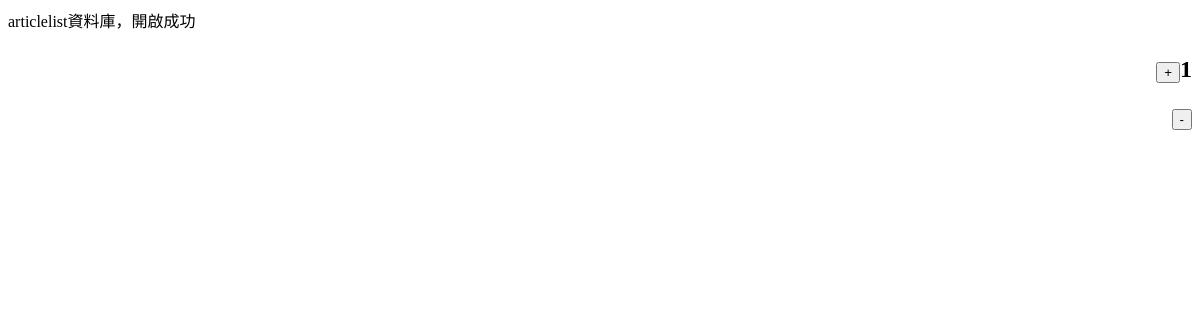
/get_article.php?listId=1, run on an earlier commit of the app's database.
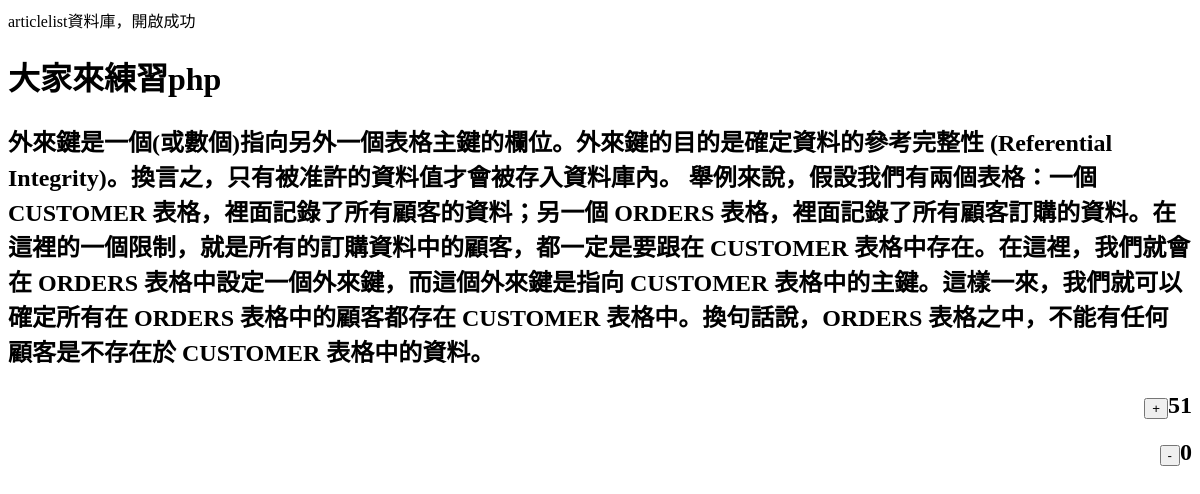
And on a later commit of the database.
### tables this page shows
CREATE TABLE IF NOT EXISTS `article` (
  `listId` varchar(10) NOT NULL,
  `userId` varchar(10) NOT NULL,
  `title` varchar(10) NOT NULL,
  `article` text NOT NULL,
  `good` int(11) NOT NULL,
  `bad` int(11) NOT NULL,
  PRIMARY KEY (`listId`,`userId`),
  KEY `userId` (`userId`)
);

### get_article.php (the view, shortened to what this page needs)
<!doctype html>
<html>
<head>
</head>
<body>
<?php
$art_ID=$_GET["listId"];
$link=mysqli_connect("localhost","root","usbw","articlelist")or die("無法開啟articlelist資料庫");
echo "articlelist資料庫，開啟成功";
mysqli_query($link, 'SET NAMES utf8');
$sql="SELECT* FROM article WHERE listId=" . $art_ID ;
$result=mysqli_query($link,$sql);
$row=mysqli_fetch_assoc($result);
$Title=$row["title"];
$Article=$row["article"];
$Good=$row["good"];
$Bad=$row["bad"];
?>
<h1 style="font-size: xx-large"><?php echo $Title?></h1>
<h3 style="font-size: x-large"><?php echo $Article?></h3>
<h2 style="text-align: right"><input type="button" value="+" onClick="<?php $Good++ ?>"><?php echo $Good ?></h2>
<h2 style="text-align: right"><input type="button" value="-" onClick="<?php $Bad-- ?>"><?php echo $Bad?></h2>
</body>
</html>

What changed in the data, as far as the page shows it:
added article: title "大家來練習php", article "外來鍵是一個(或數個)指向另外一個表格主鍵的欄位。外來鍵的目的是確定資料的參考完整性 (Referential Integrity)。換言之，只有被准許的資料值才會被存入資料庫內。 舉例來說，假設我們有兩個表格：一個 CUSTOMER 表格，裡面記錄了所有顧客的資料；另一個 ORDERS 表格，裡面記錄了所有顧客訂購的資料。在這裡的一個限制，就是所有的訂購資料中的顧客，都一定是要跟在 CUSTOMER 表格中存在。在這裡，我們就會在 ORDERS 表格中設定一個外來鍵，而這個外來鍵是指向 CUSTOMER 表格中的主鍵。這樣一來，我們就可以確定所有在 ORDERS 表格中的顧客都存在 CUSTOMER 表格中。換句話說，ORDERS 表格之中，不能有任何顧客是不存在於 CUSTOMER 表格中的資料。"
Also different on the page:
$Good: "1" → "51"
$Bad: (not shown) → "0"
